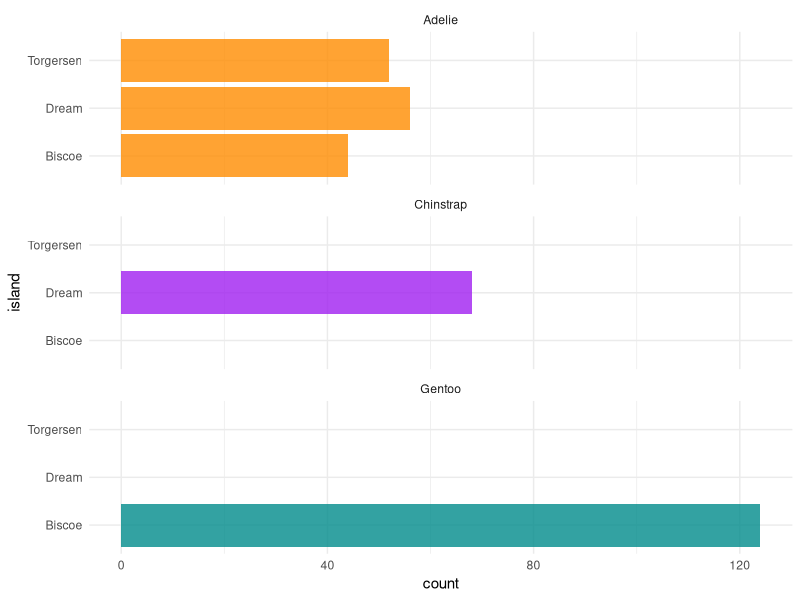
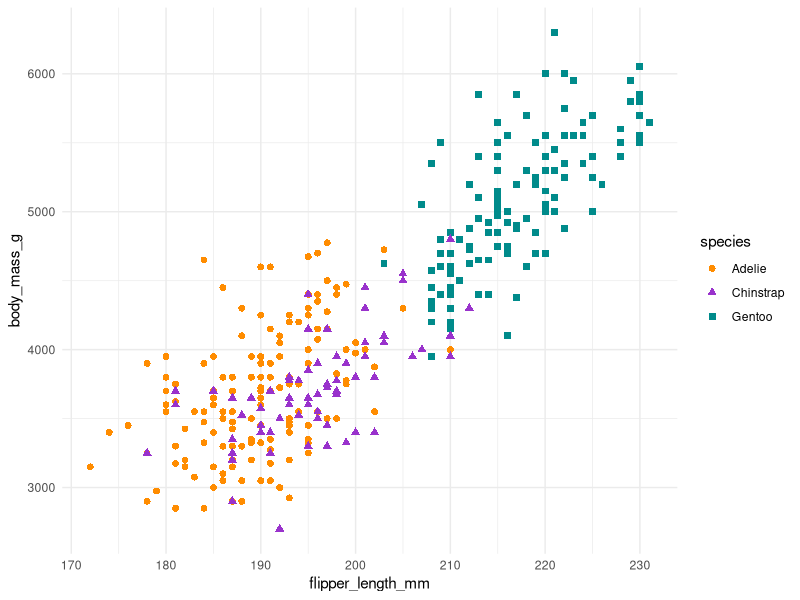

The R script that drew these images, in order:

#first small script
library(palmerpenguins)
library(dplyr)
library(ggplot2)
theme_set(theme_minimal())

## Count penguins for each species / island
num_penguins <- ggplot(penguins, aes(x = island, fill = species)) +
  geom_bar(alpha = 0.8) +
  scale_fill_manual(values = c("darkorange","purple","cyan4"), 
                    guide = FALSE) +
  theme_minimal() +
  facet_wrap(~species, ncol = 1) +
  coord_flip()
num_penguins

## Scatterplot: penguin flipper length versus body mass
scatterplot_penguins <- ggplot(data = penguins, aes(x = flipper_length_mm, y = body_mass_g)) +
  geom_point(aes(color = species, 
                 shape = species),
             size = 2) +
  scale_color_manual(values = c("darkorange","darkorchid","cyan4")) 
scatterplot_penguins